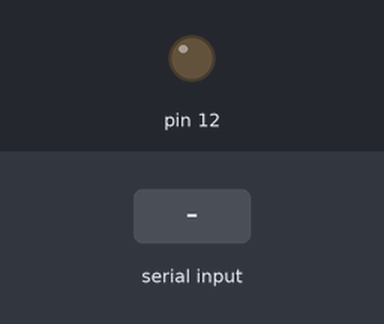
Bench run of a sketch on a simulated Arduino Uno, built with avr-gcc and run on an emulated ATmega328P. Shown: output pins drawn as LEDs (lit = HIGH). Inputs (shaded band) come from the test bench.

Above: at 1.2 s.
1.3 s: "90,45\n" received over Serial
At 2.6 s:
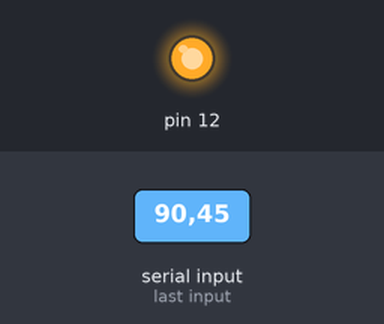
Timing chart, 0 to 4.3 s (numbered marks = the images above; inputs shaded):
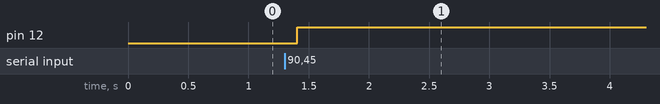

The sketch:

Prog_2_LecturaDatos.ino
```cpp
void setup() {
  pinMode(12, OUTPUT);

  // put your setup code here, to run once:
  Serial.begin(9600); //UART
  Serial.setTimeout(100);
}

int v;
void loop() {
  // put your main code here, to run repeatedly:

  if(Serial.available()>0){
    v = Serial.readString().toInt();

    digitalWrite(12, v);  //0     1
    }


}
```

Measured:
- after the input at 1.3 s, pin 12: LOW → HIGH after 0.11 s
